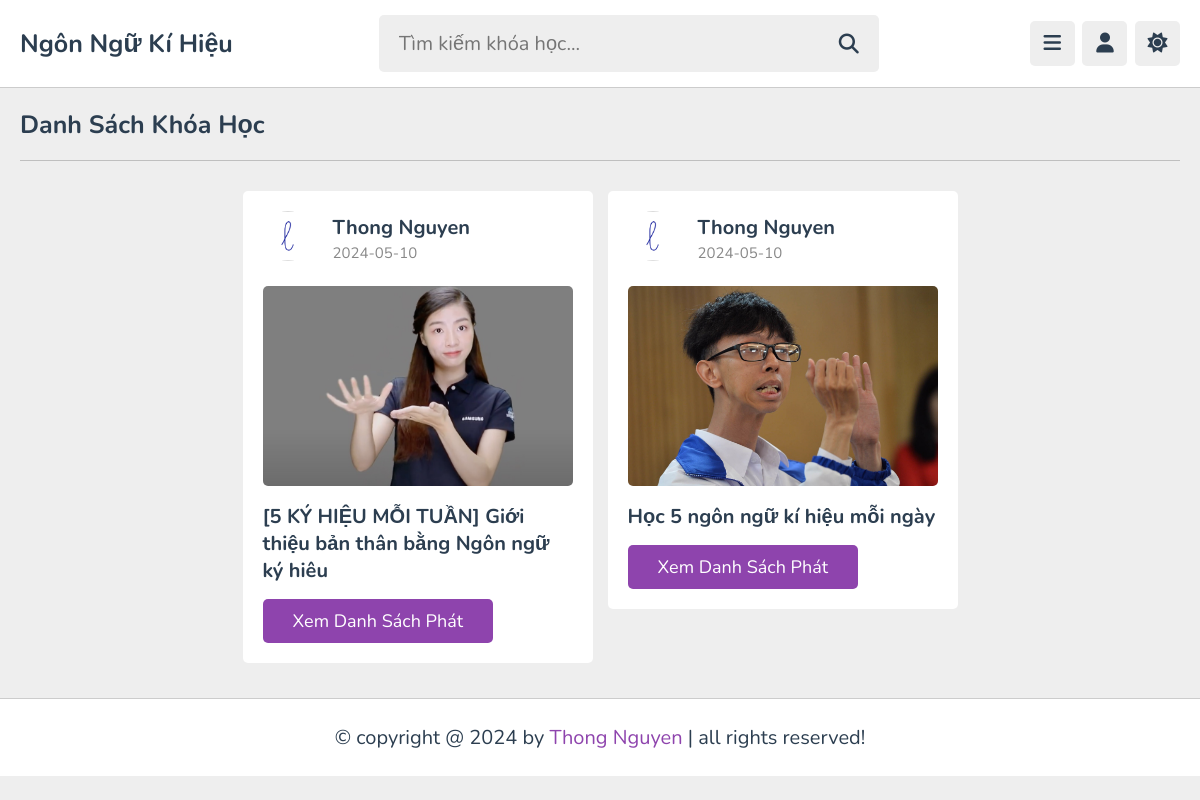
/courses.php, run on the app's committed database.
### tables this page shows
CREATE TABLE `playlist` (
  `id` varchar(20) NOT NULL,
  `tutor_id` varchar(20) NOT NULL,
  `title` varchar(100) NOT NULL,
  `description` varchar(1000) NOT NULL,
  `thumb` varchar(100) NOT NULL,
  `date` date NOT NULL DEFAULT current_timestamp(),
  `status` varchar(20) NOT NULL DEFAULT 'deactive'
);

CREATE TABLE `tutors` (
  `id` varchar(20) NOT NULL,
  `name` varchar(50) NOT NULL,
  `profession` varchar(50) NOT NULL,
  `email` varchar(50) NOT NULL,
  `password` varchar(50) NOT NULL,
  `image` varchar(100) NOT NULL
);

### courses.php (the view, shortened to what this page needs)
<?php
include 'components/connect.php';
?>
<!DOCTYPE html>
<html lang="en">
<head>
   <link rel="stylesheet" href="https://cdnjs.cloudflare.com/ajax/libs/font-awesome/6.2.0/css/all.min.css">
   <link rel="stylesheet" href="css/style.css">
</head>
<body>
<?php include 'components/user_header.php'; ?>
<section class="courses">
   <h1 class="heading">Danh sách khóa học</h1>
   <div class="box-container">
      <?php
         $select_courses = $conn->prepare("SELECT * FROM `playlist` WHERE status = ? ORDER BY date DESC");
         $select_courses->execute(['active']);
         if($select_courses->rowCount() > 0){
            while($fetch_course = $select_courses->fetch(PDO::FETCH_ASSOC)){
               $course_id = $fetch_course['id'];
               $select_tutor = $conn->prepare("SELECT * FROM `tutors` WHERE id = ?");
               $select_tutor->execute([$fetch_course['tutor_id']]);
               $fetch_tutor = $select_tutor->fetch(PDO::FETCH_ASSOC);
      ?>
      <div class="box">
         <div class="tutor">
            <img src="uploaded_files/<?= $fetch_tutor['image']; ?>" alt="">
            <div>
               <h3><?= $fetch_tutor['name']; ?></h3>
               <span><?= $fetch_course['date']; ?></span>
            </div>
         </div>
         <img src="uploaded_files/<?= $fetch_course['thumb']; ?>" class="thumb" alt="">
         <h3 class="title"><?= $fetch_course['title']; ?></h3>
         <a href="playlist.php?get_id=<?= $course_id; ?>" class="inline-btn">Xem danh sách phát</a>
      </div>
      <?php
         }
      }else{
         echo '<p class="empty">no courses added yet!</p>';
      }
      ?>
   </div>
</section>
<?php include 'components/footer.php'; ?>
</body>
</html>

### css/style.css (style rules this page uses)
:root { --main-color:#8e44ad; --red:#e74c3c; --oragen:#f39c12; --white:#fff; --black:#2c3e50; --light-color:#888; --light-bg:#eee; --border:.1rem solid rgba(0,0,0,.2); }
* { font-family: 'Nunito', sans-serif; margin: 0; padding: 0; box-sizing: border-box; outline: none; border: none; text-decoration: none; }
html { font-size: 62.5%; overflow-x: hidden; }
body { background-color: var(--light-bg); padding-left: 30rem; }
section { padding:2rem; max-width: 1200px; margin: 0 auto; }
.btn, .option-btn, .delete-btn, .inline-btn, .inline-option-btn, .inline-delete-btn { border-radius: .5rem; padding: 1rem 3rem; font-size: 1.8rem; color: #fff; margin-top: 1rem; text-transform: capitalize; cursor: pointer; text-align: center; }
.inline-btn, .inline-option-btn, .inline-delete-btn { display: inline-block; }
.btn, .inline-btn { background-color: var(--main-color); }
.heading { padding-bottom: 1.8rem; border-bottom: var(--border); font-size: 2.5rem; color: var(--black); text-transform: capitalize; margin-bottom: 3rem; }
.courses .box-container { display: grid; grid-template-columns: repeat(auto-fit, 35rem); gap: 1.5rem; align-items: flex-start; justify-content: center; }
.courses .box-container .box { border-radius: .5rem; background-color: var(--white); padding: 2rem; }
.courses .box-container .box .tutor { margin-bottom: 2rem; display: flex; align-items: center; gap: 2rem; }
.courses .box-container .box .tutor img { width: 5rem; height: 5rem; border-radius: 50%; object-fit: cover; margin-bottom: .5rem; }
.courses .box-container .box .tutor h3 { font-size: 2rem; color: var(--black); margin-bottom: .2rem; }
.courses .box-container .box .tutor span { font-size: 1.5rem; color: var(--light-color); }
.courses .box-container .box .thumb { width: 100%; border-radius: .5rem; height: 20rem; object-fit: cover; margin-bottom: .3rem; }
.courses .box-container .box .title { font-size: 2rem; color: var(--black); margin-top: .5rem; padding: .5rem 0; }
@media (max-width:1200px) { body { padding-left: 0; } }

### data on the page
playlist: tutor.image (picture), tutor.name "Thong Nguyen", date "2024-05-10", thumb (picture), title "[5 KÝ HIỆU MỖI TUẦN] Giới thiệu bản thân bằng Ngôn ngữ ký hiêu"
playlist: tutor.image (picture), tutor.name "Thong Nguyen", date "2024-05-10", thumb (picture), title "Học 5 ngôn ngữ kí hiệu mỗi ngày"
